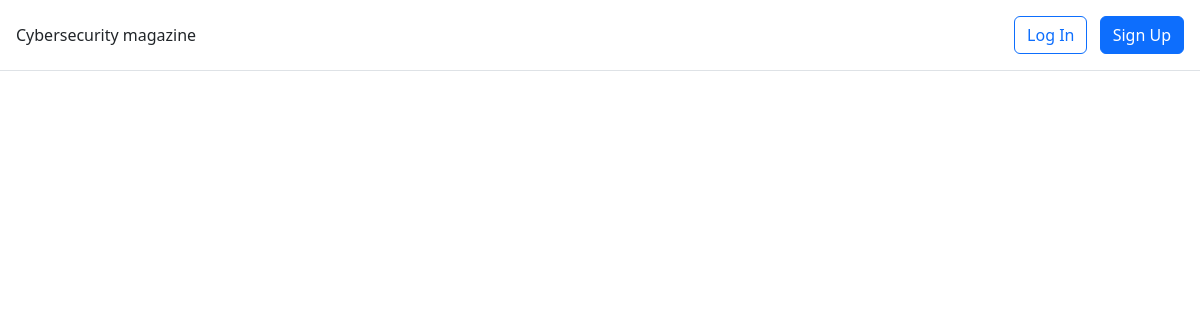
/reports/, run on an earlier commit of the app's database.
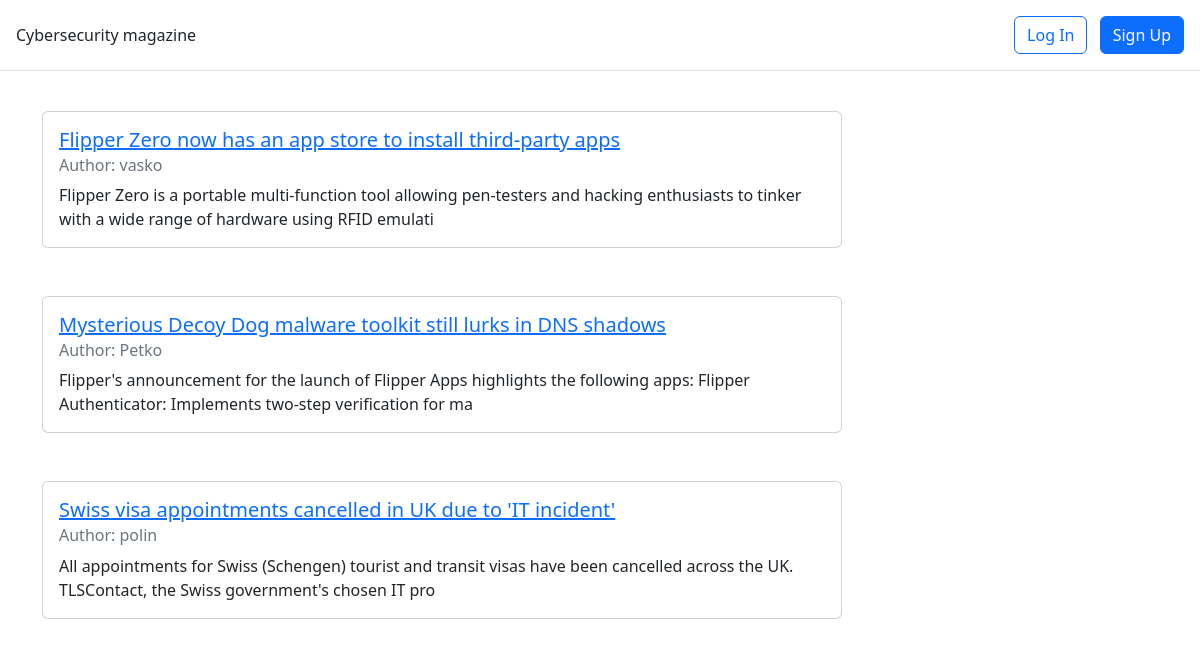
And on a later commit of the database.
### regularexam/reports/models.py (models this page shows, shortened)
class Report(models.Model):
    title = models.CharField(max_length=100)
    body = models.TextField()
    author = models.ForeignKey(
        settings.AUTH_USER_MODEL,
        on_delete=models.CASCADE
    )
    additional_materials = models.URLField()
    common_vulnerability_scoring_system = models.PositiveIntegerField(
        default=0,
        validators=[MaxValueValidator(limit_value=10)]
    )

### regularexam/accounts/models.py (models this page shows)
class CustomUser(AbstractUser):
    username = models.CharField(unique=True, max_length=40)
    email = models.EmailField(blank=True, unique=True)
    years_experience = models.PositiveIntegerField(
        null=True,
        blank=True,
        default=0,
    )

### regularexam/reports/views.py (the view)
# urls.py: path('', ReportListView.as_view(), name='report_list'),
class ReportListView(ListView):
    template_name = 'report_list.html'
    model = Report

### templates/report_list.html (shortened to what this page needs)
{% extends 'base.html' %}
{% block content %}
{% for report in report_list %}
    <br>
<div class="card" style="width: 50rem; display: flex">
  <div class="card-body">
    <h5 class="card-title"><a href="{% url 'report_detail' report.pk %}">{{ report.title }}</a></h5>
    <h6 class="card-subtitle mb-2 text-muted">Author: {{ report.author }}</h6>
    <p class="card-text">{{ report.body|slice:"0:150" }}</p>
  </div>
</div>
    <br>
{% endfor %}
{% endblock content %}

### templates/base.html (shortened to what this page needs)
<!DOCTYPE html>
<html>
<head>
  <link href="https://cdn.jsdelivr.net/npm/bootstrap@5.2.3/dist/css/bootstrap.min.css" rel="stylesheet"
>
</head>
<body>
  <header class="p-3 mb-3 border-bottom">
    <div class="d-flex flex-wrap align-items-center justify-content-center
        justify-content-lg-start">
      <a class="navbar-brand" href="{% url 'home' %}">Cybersecurity magazine</a>
        {% if user.is_authenticated %}
      </ul>
      <div class="dropdown text-end">
        <a href="#" class="d-block link-dark text-decoration-none dropdown-toggle" id="dropdownUser1"
          data-bs-toggle="dropdown" aria-expanded="false">
          {{ user.username }}
        </a>
        <ul class="dropdown-menu text-small" aria-labelledby="dropdownUser1">
            <li><a class="dropdown-item" href="{% url 'education' %}">Add Education material</a></li>
            <li><a class="dropdown-item" href="{% url 'education-list' %}">Cyber Education</a></li>
            <li><a class="dropdown-item" href="{% url 'write-advice' %}">Write an Advice</a></li>
            <li><a class="dropdown-item" href="{% url 'best-advice' %}">Best Advices</a></li>
          <li><a class="dropdown-item" href="{% url 'password_change' %}">
              Change password</a></li>
          <li><a class="dropdown-item" href="{% url 'logout' %}">Log Out</a></li>
        </ul>
      </div>
      {% else %}
      <div class="text-end">
        <a href="{% url 'login' %}" class="btn btn-outline-primary me-2">
          Log In</a>
        <a href="{% url 'signup' %}" class="btn btn-primary">Sign Up</a>
      </div>
      {% endif %}
    </div>
  </header>
  <main>
    <div class="container">
      {% block content %}
      {% endblock content %}
    </div>
  </main>
</body>
</html>

What changed in the data, as far as the page shows it:
added Report: title "Flipper Zero now has an app store to install third-party apps", author "vasko", body "Flipper Zero is a portable multi-function tool allowing pen-testers and hacking enthusiasts to tinker with a wide range of hardware using RFID emulati"
added Report: title "Mysterious Decoy Dog malware toolkit still lurks in DNS shadows", author "Petko", body "Flipper's announcement for the launch of Flipper Apps highlights the following apps: Flipper Authenticator: Implements two-step verification for ma"
added Report: title "Swiss visa appointments cancelled in UK due to 'IT incident'", author "polin", body "All appointments for Swiss (Schengen) tourist and transit visas have been cancelled across the UK. TLSContact, the Swiss government's chosen IT pro"
